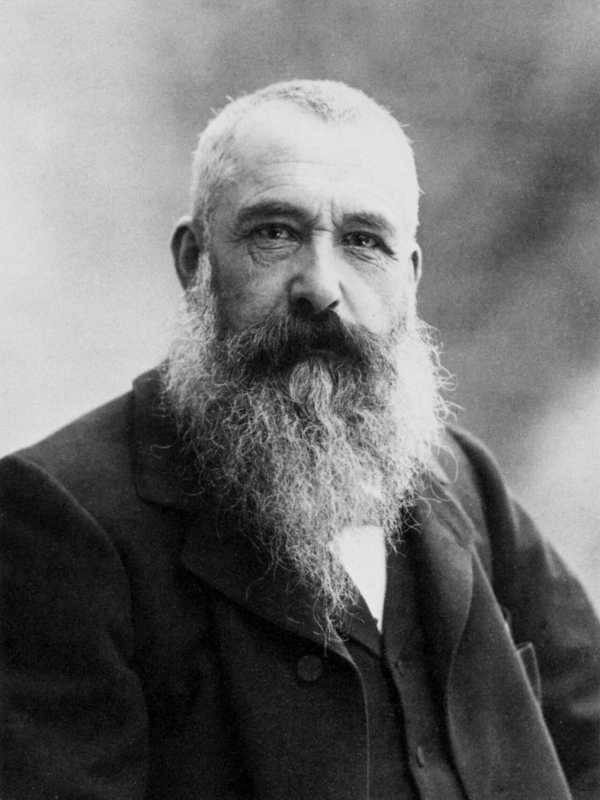
#> input picture artistas/monet-foto.jpg, 1200 x 1599 px (shown at 1/2 size)
$ python iiif_estatico.py ../artistas/monet-foto.jpg ../artistas/monet-cara.jpg ../artistas/monet-cara.jpg
#> lines starting #> are read from the running program, lines starting #| are printed output that depends on the picture
"""IIIF estático (nivel 0) a partir de una imagen: genera info.json y las teselas
con las mismas rutas que pide la unidad, para servirlas desde GitHub Pages sin servidor.
Uso: python scripts/iiif_estatico.py imagen.jpg unidad/iiif/<id> https://<usuario>.github.io/neoars/unidad/iiif/<id>
"""
import json, math, os, sys
from PIL import Image

src, out, ident = sys.argv[1], sys.argv[2], sys.argv[3]
T = 512
im = Image.open(src).convert('RGB')
#> im is the input picture: PIL image 1200x1599 RGB; min 0, max 234, mean 110
W, H = im.size
#> W = 1200; H = 1599
sfs = [1]
while max(W, H) / sfs[-1] > T:
    sfs.append(sfs[-1] * 2)
#> after the loop, sfs = [1, 2, 4]

def guardar(img, ruta):
    os.makedirs(os.path.dirname(ruta), exist_ok=True)
    img.save(ruta, 'JPEG', quality=84, optimize=True, progressive=True)

for sf in sfs:
    t = T * sf
    for y in range(0, H, t):
        for x in range(0, W, t):
            w, h = min(t, W - x), min(t, H - y)
            tw = math.ceil(w / sf)
            th = round(h * tw / w)
            guardar(im.crop((x, y, x + w, y + h)).resize((tw, th), Image.LANCZOS),
                    f'{out}/{x},{y},{w},{h}/{tw},/0/default.jpg')
#> this loop made 3 passes
#> pass 1, in guardar, `img.save(ruta, 'JPEG', quality=84, optimize=True, progressive=True)`:
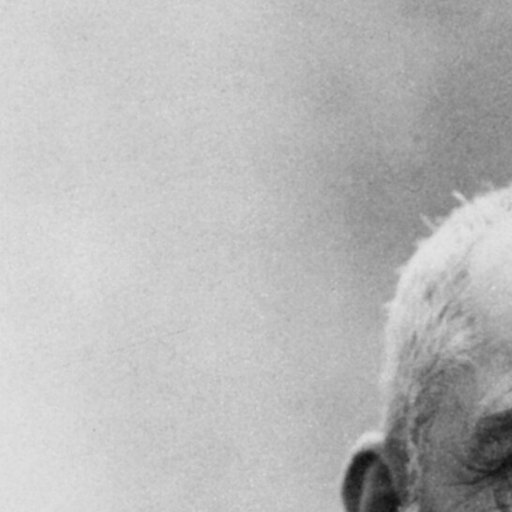
#> saved as default.jpg: PIL image 512x512 RGB; min 12, max 228, mean 184.7
#> pass 1, in guardar (call 2), `img.save(ruta, 'JPEG', quality=84, optimize=True, progressive=True)`:
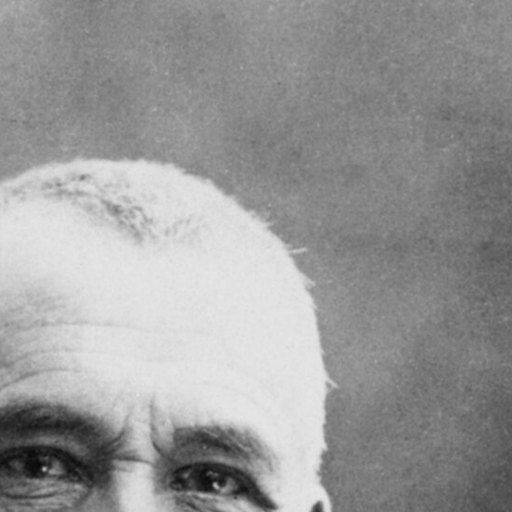
#> saved as default.jpg: PIL image 512x512 RGB; min 6, max 232, mean 153
#> pass 1, in guardar (call 3), `img.save(ruta, 'JPEG', quality=84, optimize=True, progressive=True)`:
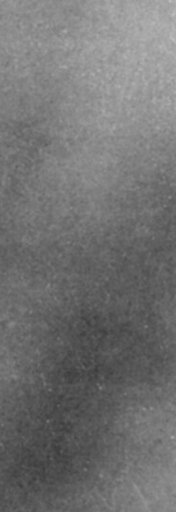
#> saved as default.jpg: PIL image 176x512 RGB; min 59, max 190, mean 113.9
#> pass 1, in guardar (call 4), `img.save(ruta, 'JPEG', quality=84, optimize=True, progressive=True)`:
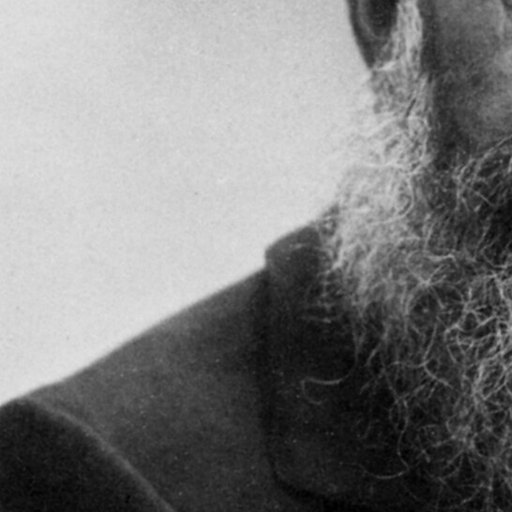
#> saved as default.jpg: PIL image 512x512 RGB; min 0, max 226, mean 125.4
# Vistas completas: base para la pantalla y miniatura para el fondo difuminado
for w in (96, 1200):
    guardar(im.resize((w, round(H * w / W)), Image.LANCZOS), f'{out}/full/{w},/0/default.jpg')
#> this loop made 2 passes
#> pass 1, in guardar (call 18), `img.save(ruta, 'JPEG', quality=84, optimize=True, progressive=True)`:
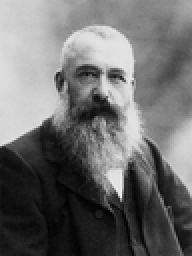
#> saved as default.jpg: PIL image 96x128 RGB (shown 2 times larger); min 0, max 238, mean 110

json.dump({'@context': 'http://iiif.io/api/image/2/context.json', '@id': ident,
           'protocol': 'http://iiif.io/api/image', 'width': W, 'height': H,
           'profile': ['http://iiif.io/api/image/2/level0.json'],
           'sizes': [{'width': 96, 'height': round(H * 96 / W)}, {'width': 1200, 'height': round(H * 1200 / W)}],
           'tiles': [{'width': T, 'scaleFactors': sfs}]},
          open(f'{out}/info.json', 'w'), indent=1)
print(W, H, 'factores', sfs)
#| 1200 1599 factores [1, 2, 4]
